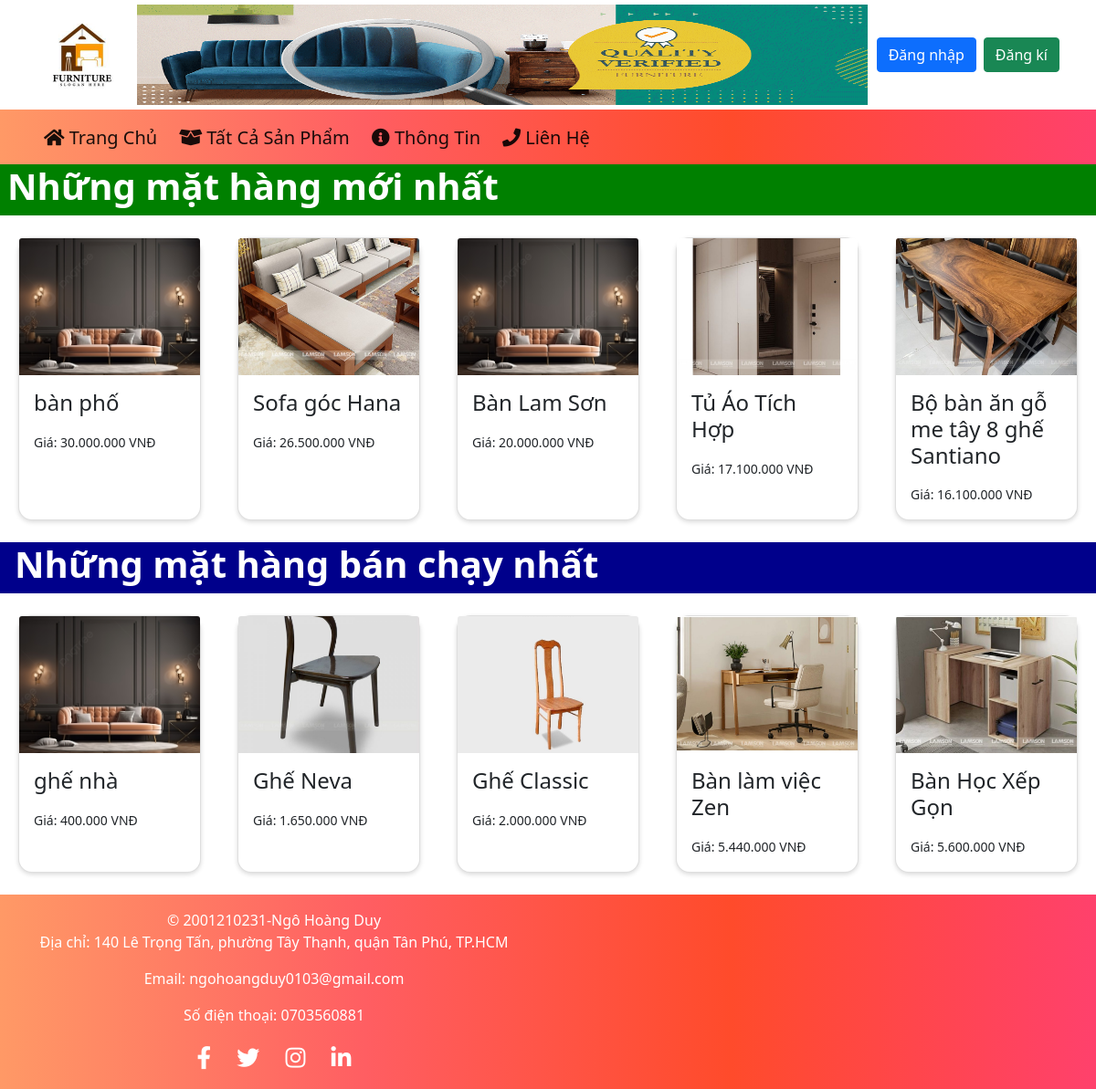
The page / on the database its author committed.
### tables this page shows
CREATE TABLE `product` (
  `Product_Id` int NOT NULL,
  `Product_Name` varchar(255) DEFAULT NULL,
  `Description` text,
  `Price` decimal(14,2) DEFAULT NULL,
  `Image` varchar(255) DEFAULT NULL,
  `Brand_Id` int DEFAULT NULL,
  `Category_Id` int DEFAULT NULL
);

### include/Database.php (called while the page is built, shortened)
<?php
class Database {
    private $pdo;
    public function __construct() {
        $host = "localhost";
        $db = "noithat";
        $user = "Duy";
        $pass = "Duy01032003!";
        $dsn = "mysql:host=$host;dbname=$db;charset=utf8";
            $this->pdo = new PDO($dsn, $user, $pass);
    }
    public function prepareAndExecute($sql, $data = []) {
        $stmt = $this->pdo->prepare($sql);
        $stmt->execute($data);
        return $stmt;
    }
    public function getAllData($table) {
        $sql = "SELECT * FROM $table";
        $stmt = $this->prepareAndExecute($sql);
        return $stmt->fetchAll(PDO::FETCH_ASSOC);
    }
}

### Product/Product.php (called while the page is built, shortened)
<?php
class Product{
    public function getAllProducts($db) {
        return $db->getAllData('product');
    }
    public function getProductsSorted($products, $sortType) {
        usort($products, function($a, $b) use ($sortType) {
            switch ($sortType) {
                case 'name-asc':
                    return strcmp($a['Product_Name'], $b['Product_Name']);
                case 'name-desc':
                    return strcmp($b['Product_Name'], $a['Product_Name']);
                case 'price-desc':
                    return $b['Price'] - $a['Price'];
                case 'price-asc':
                    return $a['Price'] - $b['Price'];
                default:
                    return 0;
            }
        });
        return $products;
    }
}

### index.php (the view, shortened to what this page needs)
<?php
require_once "include/Database.php";
require_once "Product/Product.php";
require_once "include/layout/header.php";
$db = new Database();
$product = new Product();
$allProducts = $product->getAllProducts($db);
$productsSortedByPriceDesc = $product->getProductsSorted($allProducts, 'price-desc');
$newestProducts = array_slice($productsSortedByPriceDesc, 0, 5);
$productsSortedByPriceAsc = $product->getProductsSorted($allProducts, 'price-asc');
$bestSellingProducts = array_slice($productsSortedByPriceAsc, 0, 5);
?>
<div class="ps-2" style="background-color: green;height: 3.5rem;color:white"><h1><b>Những mặt hàng mới nhất</b></h1></div>
<div class="mt-4">
    <div class="d-flex justify-content-around flex-wrap">
        <?php foreach ($newestProducts as $product): ?>
            <div class="card product-card mb-4">
                <a href="Product/detail.php?id=<?=$product['Product_Id']?>"><img class="card-img-top" src="include/image/<?= $product['Image'] ?>" alt="Hình ảnh"></a>
                <div class="card-body">
                    <h4 class="card-title">
                        <p><?= $product['Product_Name'] ?></p>
                    </h4>
                    <small>Giá: <?= number_format($product['Price'], 0, ',', '.') ?> VNĐ</small>
                </div>
            </div>
        <?php endforeach; ?>
    </div>
</div>
<div class="ps-3" style="background-color: darkblue;height: 3.5rem;color:white""><h1><b>Những mặt hàng bán chạy nhất</b></h1></div>
<div class="mt-4">
    <div class="d-flex justify-content-around flex-wrap">
        <?php foreach ($bestSellingProducts as $product): ?>
            <div class="card product-card mb-4">
                <a href="Product/detail.php?id=<?=$product['Product_Id']?>"><img class="card-img-top" src="include/image/<?= $product['Image'] ?>" alt="Hình ảnh"></a>
                <div class="card-body">
                    <h4 class="card-title">
                        <p><?= $product['Product_Name'] ?></p>
                    </h4>
                    <small>Giá: <?= number_format($product['Price'], 0, ',', '.') ?> VNĐ</small>
                </div>
            </div>
        <?php endforeach; ?>
    </div>
</div>
<?php require_once "include/layout/footer.php"; ?>

### include/layout/header.php (shortened to what this page needs)
<!DOCTYPE html>
<html lang="vi">
<head>
    <link href="https://cdn.jsdelivr.net/npm/bootstrap@5.0.2/dist/css/bootstrap.min.css" rel="stylesheet">
    <link rel="stylesheet" href="https://cdnjs.cloudflare.com/ajax/libs/font-awesome/5.15.1/css/all.min.css">
</head>
<body>
    <div class="header">
        <div class="logo">
            <a href="<?php echo BASE_URL; ?>"><img src="<?php echo BASE_URL . '/include/image/logo.jpg'; ?>" alt="Logo Here"></a>
        </div>
        <div class="header-img">
            <img src="<?php echo BASE_URL . '/include/image/furniture.gif'; ?>" alt="Fashion Gif">
        </div>
        <div class="auth-buttons">
            <?php
            if(!isset($_SESSION['logged_in'])){
            ?>
            <a href="<?php echo BASE_URL . '/Auth/login.php'; ?>"><button class="btn btn-primary">Đăng nhập</button></a>
            <a href="<?php echo BASE_URL . '/Auth/register.php'; ?>"><button class="btn btn-success ms-2">Đăng kí</button></a>
            <?php
            }else{
            ?>
            <a href="<?php echo BASE_URL . '/Auth/logout.php'; ?>"><button class="btn btn-danger">Đăng xuất</button></a>
            <a href="<?php echo BASE_URL . '/Cart/userCart.php'; ?>"><button class="btn btn-info ms-2">Giỏ hàng</button></a>
            <?php
            }
            ?>
        </div>
    </div>
    <nav class="navbar navbar-expand-lg navbar-light bg-light">
        <div class="collapse navbar-collapse" id="navbarNav">
            <ul class="navbar-nav">
                <li class="nav-item">
                    <a class="nav-link active" href="<?php echo BASE_URL?>"><i class="fas fa-home"></i> Trang Chủ</a>
                </li>
                <li class="nav-item">
                    <a class="nav-link active" href="<?php echo BASE_URL.'/Product/products.php'?>"><i class="fas fa-box-open"></i> Tất Cả Sản Phẩm</a>
                </li>
                <li class="nav-item">
                    <a class="nav-link active" href="<?php echo BASE_URL.'/aboutUs.php'?>"><i class="fas fa-info-circle"></i> Thông Tin</a>
                </li>
                <li class="nav-item">
                    <a class="nav-link active" href="<?php echo BASE_URL.'/contact.php'?>"><i class="fas fa-phone"></i> Liên Hệ</a>
                </li>
            </ul>
        </div>
    </nav>
    <div class="content-container">

### include/layout/footer.php (shortened to what this page needs)
</div>
<footer class="footer mt-auto py-3">
        <div class="container text-center footer-info">
            <span>© 2001210231-Ngô Hoàng Duy</span>
            <p>Địa chỉ: 140 Lê Trọng Tấn, phường Tây Thạnh, quận Tân Phú, TP.HCM</p>
            <p>Email: ngohoangduy0103@gmail.com</p>
            <p>Số điện thoại: 0703560881</p>
            <div class="mt-3">
                <a href="https://www.facebook.com"><i class="fab fa-facebook-f"></i></a>
                <a href="https://www.twitter.com/" class="ms-4"><i class="fab fa-twitter"></i></a>
                <a href="https://www.instagram.com/" class="ms-4"><i class="fab fa-instagram"></i></a>
                <a href="https://www.linkedin.com/" class="ms-4"><i class="fab fa-linkedin-in"></i></a>
            </div>
        </div>
        <div class="footer-map">
            <iframe src="https://www.google.com/maps?q=140+L%C3%AA+Tr%E1%BB%8Dng+T%E1%BA%A5n,+T%C3%A2n+Ph%C3%BA,+H%E1%BB%93+Ch%C3%AD+Minh,+Vi%E1%BB%87t+Nam&output=embed" width="600" height="150" style="border:0;" allowfullscreen="" loading="lazy"></iframe>
        </div>
    </footer>
</body>
</html>

### include/layout/header.php (style rules this page uses)
.header { display: flex; justify-content: space-between; align-items: center; padding: 5px 40px; }
.header .logo { flex-grow: 1; }
.header .logo a img { height: 100px; width: 100px; }
.header .header-img { flex-grow: 2; display: flex; justify-content: center; align-items: center; }
.header .header-img img { height: 110px; width: 800px; }
.header .auth-buttons { flex-grow: 1; display: flex; justify-content: flex-end; }
.navbar { padding-left: 40px; height: 60px; background: linear-gradient(to right, #ff9966, #ff5e62, #ff4b2b, #ff416c); }
.nav-item { margin-right: 8px; }
.nav-link { font-size: 20px; transition: all .3s; line-height: 45px; }
.footer { color: white; display: flex; justify-content: space-between; background: linear-gradient(to right, #ff9966, #ff5e62, #ff4b2b, #ff416c); }
.footer a { color: white; font-size: 25px; }
.footer-info { flex: 1; }
.footer-map { flex: 1; height: 150px; }
.product-card { border-radius: 15px; transition: all .2s; box-shadow: 0 2px 5px rgba(0, 0, 0, 0.15); width: 200px; }
.product-card img { height: 150px; object-fit: cover }

### rows shown on the page
product: Image (picture), Product_Name "bàn phố", Price "30.000.000"
product: Image (picture), Product_Name "Sofa góc Hana", Price "26.500.000"
product: Image (picture), Product_Name "Bàn Lam Sơn", Price "20.000.000"
product: Image (picture), Product_Name "Tủ Áo Tích Hợp", Price "17.100.000"
product: Image (picture), Product_Name "Bộ bàn ăn gỗ me tây 8 ghế Santiano", Price "16.100.000"
product: Image (picture), Product_Name "ghế nhà", Price "400.000"
product: Image (picture), Product_Name "Ghế Neva", Price "1.650.000"
product: Image (picture), Product_Name "Ghế Classic", Price "2.000.000"
product: Image (picture), Product_Name "Bàn làm việc Zen", Price "5.440.000"
product: Image (picture), Product_Name "Bàn Học Xếp Gọn", Price "5.600.000"
